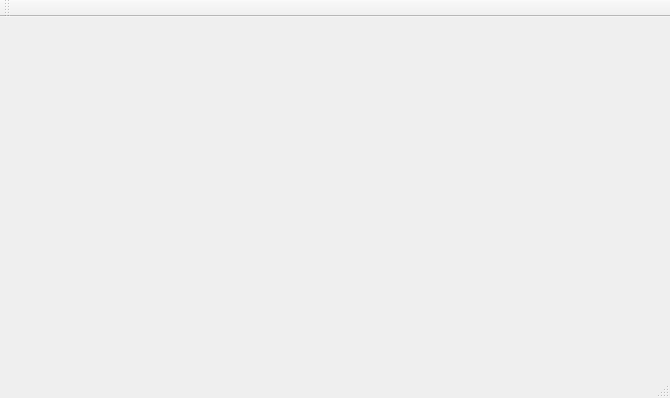
<?xml version="1.0" encoding="UTF-8"?>
<ui version="4.0">
 <class>MainWindow</class>
 <widget class="QMainWindow" name="MainWindow">
  <property name="geometry">
   <rect>
    <x>0</x>
    <y>0</y>
    <width>670</width>
    <height>398</height>
   </rect>
  </property>
  <property name="windowTitle">
   <string>MainWindow</string>
  </property>
  <widget class="QWidget" name="centralWidget">
   <layout class="QVBoxLayout" name="verticalLayout_3">
    <item>
     <layout class="QVBoxLayout" name="mainLayer"/>
    </item>
   </layout>
  </widget>
  <widget class="QMenuBar" name="menuBar">
   <property name="geometry">
    <rect>
     <x>0</x>
     <y>0</y>
     <width>670</width>
     <height>21</height>
    </rect>
   </property>
  </widget>
  <widget class="QToolBar" name="mainToolBar">
   <attribute name="toolBarArea">
    <enum>TopToolBarArea</enum>
   </attribute>
   <attribute name="toolBarBreak">
    <bool>false</bool>
   </attribute>
  </widget>
  <widget class="QStatusBar" name="statusBar"/>
 </widget>
 <layoutdefault spacing="6" margin="11"/>
 <resources/>
 <connections/>
</ui>
